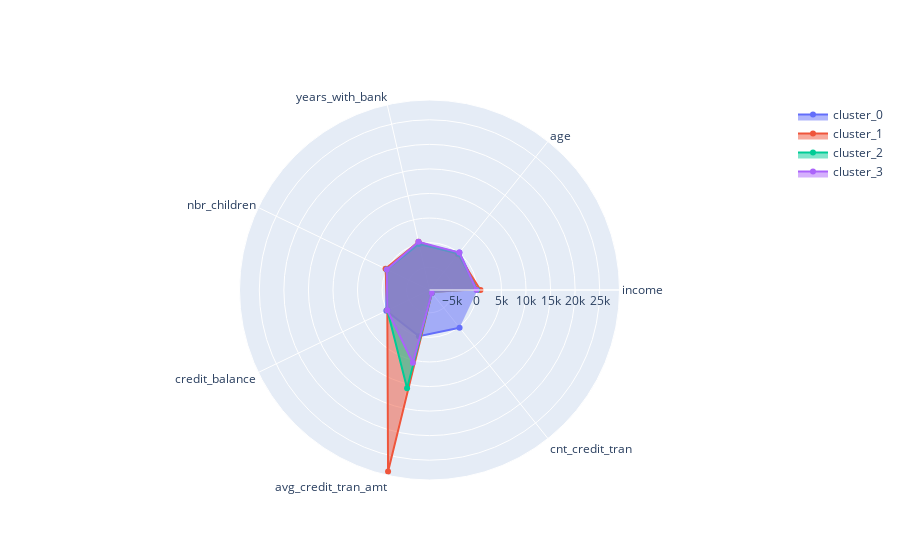

Write notebook code for a chart like this one.
### Code cell
plot_radar_chart(Nik(df_cust_seg3, 'Robust', 'KMeans', 4, epsilon=0.2, min_samples=10))

### Figure 1 — Plotly figure (JSON) as saved in the notebook; plotly's stock layout.template omitted (floating-point values rounded to 4 significant figures)
{"data": [{"fill": "toself", "name": "cluster_0", "r": [99.77, 101.6, 98.99, 100.3, 101.7, 8.179, 168.1], "theta": ["income", "age", "years_with_bank", "nbr_children", "credit_balance", "avg_credit_tran_amt", "cnt_credit_tran"], "type": "scatterpolar"}, {"fill": "toself", "name": "cluster_1", "r": [725.8, -370.8, 418.8, 282.4, -121.4, 28270.0, -8887.0], "theta": ["income", "age", "years_with_bank", "nbr_children", "credit_balance", "avg_credit_tran_amt", "cnt_credit_tran"], "type": "scatterpolar"}, {"fill": "toself", "name": "cluster_2", "r": [49.12, -185.4, -46.54, 0, -121.4, 10870.0, -8887.0], "theta": ["income", "age", "years_with_bank", "nbr_children", "credit_balance", "avg_credit_tran_amt", "cnt_credit_tran"], "type": "scatterpolar"}, {"fill": "toself", "name": "cluster_3", "r": [-84.52, 92.7, 418.8, 0, -121.4, 5543.0, -8887.0], "theta": ["income", "age", "years_with_bank", "nbr_children", "credit_balance", "avg_credit_tran_amt", "cnt_credit_tran"], "type": "scatterpolar"}], "layout": {"autosize": true, "polar": {"angularaxis": {"type": "category"}, "radialaxis": {"autorange": true, "range": [-10580.0, 29960.0], "type": "linear", "visible": true}}, "showlegend": true}}
